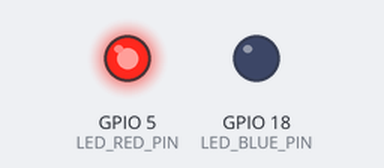
A program run on a simulated ESP32-S3. On the bench: output pins drawn as LEDs (lit = HIGH).

Above: at 0.5 s.
At 23.0 s:
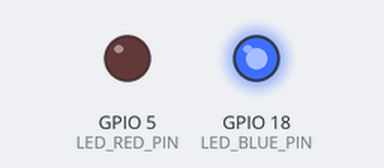
Timing chart, 0 to 28.0 s (numbered marks = the images above):
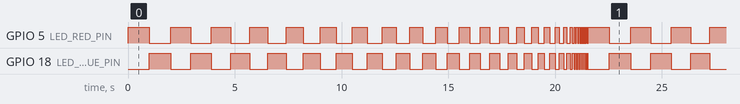

The program:

main.cpp
```cpp
#include <Arduino.h>

#define LED_RED_PIN 5
#define LED_BLUE_PIN 18


void setup() {
  pinMode(LED_RED_PIN, OUTPUT);
  pinMode(LED_BLUE_PIN, OUTPUT);
  // set both pins to low
  digitalWrite(LED_RED_PIN, LOW);
  digitalWrite(LED_BLUE_PIN, LOW);

}

void loop() {
  // blink with varying frequency, gradually from 1 second to 50 milliseconds, then from 50 to 10 ms
  for (int delayMs = 1000; delayMs >= 50; delayMs -= 50) {
    digitalWrite(LED_RED_PIN, HIGH);
    delay(delayMs);
    digitalWrite(LED_RED_PIN, LOW);
    digitalWrite(LED_BLUE_PIN, HIGH);
    delay(delayMs);
    digitalWrite(LED_BLUE_PIN, LOW);
  }
  for (int delayMs = 50; delayMs >= 10; delayMs -= 5) {
    digitalWrite(LED_RED_PIN, HIGH);
    delay(delayMs);
    digitalWrite(LED_RED_PIN, LOW);
    digitalWrite(LED_BLUE_PIN, HIGH);
    delay(delayMs);
    digitalWrite(LED_BLUE_PIN, LOW);
  }
}
```

Measured:
- by itself, GPIO 5 (LED_RED_PIN), GPIO 18 (LED_BLUE_PIN): moves between LOW and HIGH, repeating every 21.5 s
- by itself, everything shown: repeats every 21.5 s, in 40 steps
